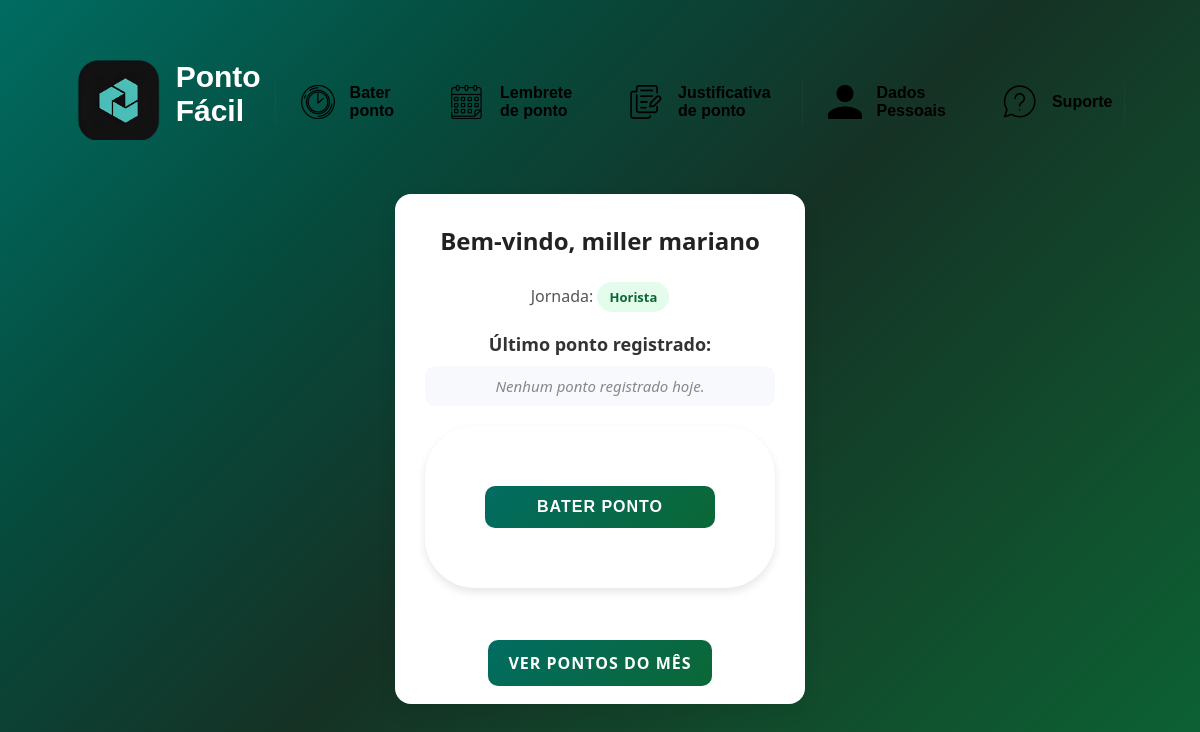
The page /pg_mrc_ponto (signed in) on the database as committed earlier.
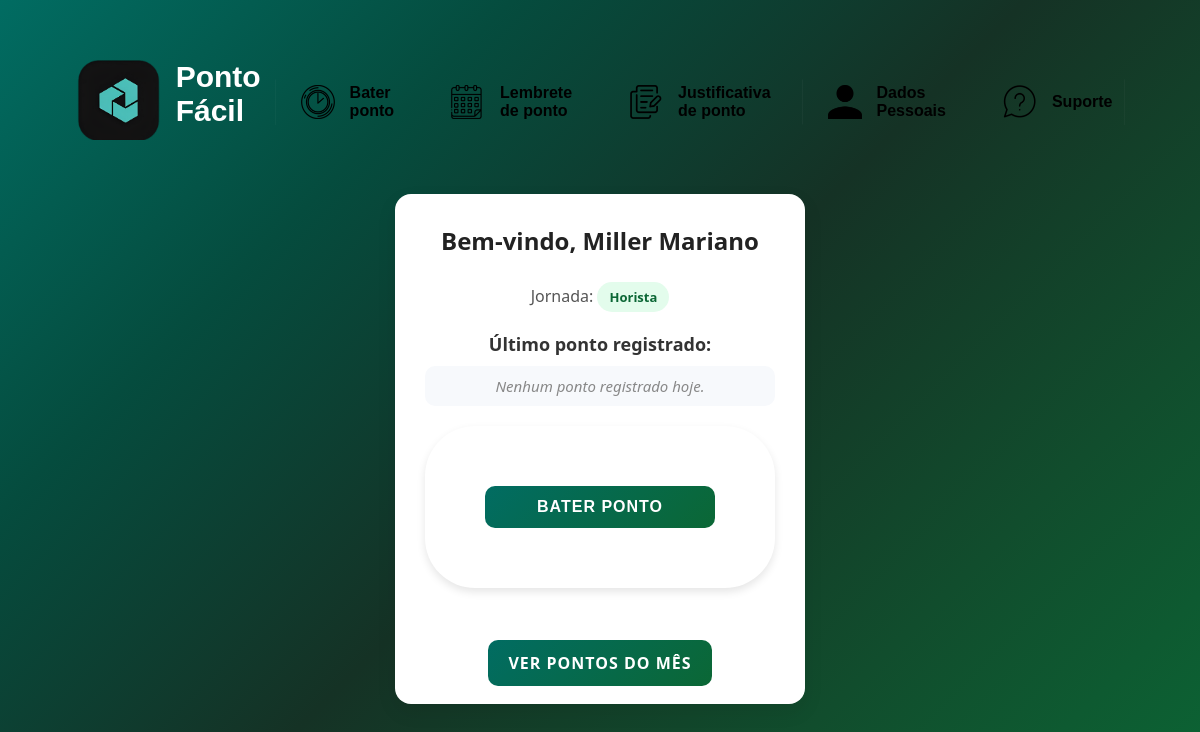
The same page on the database as committed later.
### tables this page shows
CREATE TABLE user (
    idUser INTEGER PRIMARY KEY AUTOINCREMENT,
    nome TEXT NOT NULL,
    cpf TEXT UNIQUE NOT NULL,
    email TEXT UNIQUE NOT NULL,
    matricula TEXT UNIQUE NOT NULL,
    jornada TEXT NOT NULL,
    senha TEXT NOT NULL
);

### app.py (the view, shortened to what this page needs)
@app.route("/pg_mrc_ponto", methods=["GET", "POST"])
@app.route("/pg_mrc_ponto", methods=["GET", "POST"])
def pg_mrc_ponto():
    matricula = session.get("matricula")
    if not matricula:
        return redirect(url_for("pg_login"))
    conn = conectar()
    cursor = conn.cursor()
    cursor.execute("SELECT nome, jornada FROM user WHERE matricula = ?", (matricula,))
    usuario = cursor.fetchone()
    conn.close()
    if not usuario:
        flash("Usuário não encontrado.", "error")
        return redirect(url_for("pg_login"))
    nome, jornada = usuario
    agora = datetime.now()
    conn = conectar()
    cursor = conn.cursor()
    cursor.execute("SELECT * FROM pontos WHERE matricula = ? AND data = ? ORDER BY id",
                   (matricula, agora.date()))
    pontos_hoje = cursor.fetchall()
    cursor.execute("SELECT * FROM pontos WHERE matricula = ? AND data = ? ORDER BY id",
                   (matricula, agora.date()))
    pontos_hoje = cursor.fetchall()
    conn.close()
    return render_template("pg_mrc_ponto.html", nome=nome, jornada=jornada, pontos=pontos_hoje)

### app.py (called while the page is built)
def conectar():
    return sqlite3.connect(DB_FILE)

### templates/pg_mrc_ponto.html (shortened to what this page needs)
<!DOCTYPE html>
<html long="pt-br">
<head>
    <link rel="stylesheet" href="{{ url_for('static', filename='css.css') }}">
</head>
<body>
    <header>
        <a href="{{ url_for('pg_inicial') }}"><img class="logo" src="{{ url_for('static', filename='images/Captura_de_tela_2025-08-21_194917-removebg-preview (1).png') }}" alt="Logo Ponto Fácil"></a>
        <h1>Ponto Fácil</h1>
        <a class="link" href="{{ url_for('pg_mrc_ponto') }}"><img class="icon" src="{{ url_for('static', filename='images/mcr_ponto.png') }}" alt="">Bater ponto</a>
        <a class="link" href="{{ url_for('pg_lembrete') }}"><img class="icon" src="{{ url_for('static', filename='images/lembrete.png') }}" alt="">Lembrete de ponto</a>
        <a class="link" href="{{ url_for('pg_justificativa') }}"><img class="icon" src="{{ url_for('static', filename='images/justificativa.png') }}" alt="">Justificativa de ponto</a>
        <a class="link" href="{{ url_for('pg_dados_pessoais') }}"><img class="icon" src="{{ url_for('static', filename='images/usuario.png') }}" alt="">Dados Pessoais</a>
        <a class="link" href="{{ url_for('pg_suporte') }}"><img class="icon" src="{{ url_for('static', filename='images/suporte.png') }}" alt="">Suporte</a>
    </header>
    <main class="main_ponto">
    <div class="ponto-container">
        <h2 class="ponto-title">Bem-vindo, {{ nome }}</h2>
        <p class="ponto-subtitle">Jornada: <span class="badge jornada">{{ jornada }}</span></p>
        <h3 class="ponto-section">Último ponto registrado:</h3>
        <ul class="ponto-list">
            {% if pontos %}
              <li>{{ pontos[-1][3] }} - {{ pontos[-1][4] }}</li>
             {% else %}
            <li class="empty">Nenhum ponto registrado hoje.</li>
                {% endif %}
        </ul>
        <form method="POST" class="ponto-form">
            <button type="submit" class="btn-ponto">Bater Ponto</button>
        </form>
        <br>
        <br>
        <a href="{{ url_for('pg_pontos_mensais') }}" class="btn-pontos_mensais">Ver pontos do mês</a>
    </div>
    </main>
</body>
</html>

### static/css.css (style rules this page uses)
body { font-family: 'inter', sans-serif; background: linear-gradient(135deg, #016c62 0%, #054c3e 25%, #153225 50%, #114d2d 75%, #0b6735 100% ); min-height: 100vh; display: flex; flex-direction: column; align-items: center; }
.main_ponto { margin-top: 0px; padding: 0px; }
header { display: flex; flex-direction: row; justify-content: center; gap: 1px; padding: 10px; border-radius: 0px; width: 80%; max-width: 600px; gap: 10px; }
.link { background: linear-gradient(135deg, #00b894); color: rgb(0, 0, 0); border: none; border-radius: 12px; padding: 6px 12px; font-size: 16px; font-weight: bold; cursor: pointer; transition: all 0.3s ease; box-shadow: 0px 4px 10px rgba(230, 226, 226, 0.2); text-decoration: none; display: flex; flex-direction: row; margin: 5px; border-radius: 0; clip-path: polygon(10% 0, 90% 0, 100% 20%, 100% 80%, 90% 100%, 10% 100%, 0 80%, 0 20%); align-items: center; text-align: start ; }
.icon { width: 60px; height: 60px; object-fit: contain; margin-right: 2px; }
h1 { font-size: 30px; font-weight: bold; color: #ffffff; align-items: center; text-align: start; }
* { margin: 0; padding: 0; box-sizing: border-box; }
p { color: #ffffff; font-size: 16px; margin-bottom: 20px; margin-top: 20px; }
form { background: #fff; padding: 60px; margin: 20px auto; width: 350px; border-radius: 50px; box-shadow: 0 4px 8px rgba(0, 0, 0, 0.1); text-align: left; display: flex; flex-direction: column; }
div { margin: 10px }
* { box-sizing: border-box; }
body { font-family: Arial, sans-serif; text-align: center; margin-top: 50px; }
form { margin-top: 20px; }
button { background-color: blue; color: white; font-size: 16px; padding: 10px 20px; border: none; border-radius: 8px; cursor: pointer; }
.logo { width: 95px; height: 80px; object-fit: contain; }
.ponto-container { max-width: 600px; margin: 40px auto; background: #ffffff; padding: 30px; border-radius: 16px; box-shadow: 0 8px 20px rgba(0,0,0,0.08); font-family: "Segoe UI", Roboto, sans-serif; animation: fadeIn 0.6s ease-in-out; }
.ponto-title { font-size: 24px; font-weight: 700; color: #222; margin-bottom: 8px; }
.ponto-subtitle { font-size: 16px; color: #555; margin-bottom: 20px; }
.ponto-section { font-size: 18px; margin-top: 20px; margin-bottom: 10px; color: #333; }
.ponto-list { list-style: none; padding: 0; margin: 0 0 20px 0; }
.ponto-list li { background: #f7f9fc; margin: 6px 0; padding: 10px 14px; border-radius: 10px; font-size: 15px; color: #333; transition: transform 0.2s; }
.ponto-list .empty { text-align: center; color: #888; font-style: italic; }
.btn-ponto { background: linear-gradient(135deg, #016c62, #0b6735); border: none; color: #fff; font-size: 16px; font-weight: 600; padding: 12px 20px; border-radius: 10px; cursor: pointer; transition: 0.3s ease-in-out; width: 100%; text-transform: uppercase; letter-spacing: 1px; }
.btn-pontos_mensais { background: linear-gradient(135deg, #016c62, #0b6735); border: radios; color: #fff; font-size: 16px; font-weight: 600; padding: 12px 20px; border-radius: 10px; cursor: pointer; transition: 0.3s ease-in-out; width: 18%; text-transform: uppercase; letter-spacing: 1px; text-decoration: none; }
.badge { display: inline-block; padding: 6px 12px; border-radius: 20px; font-size: 13px; font-weight: 600; text-transform: capitalize; margin-top: 5px; }
.badge.jornada { background: #e3fcec; color: #0b6735; }

Rows that differ between the two databases and show on the page:
changed user "Horista": nome "miller mariano" → "Miller Mariano"
